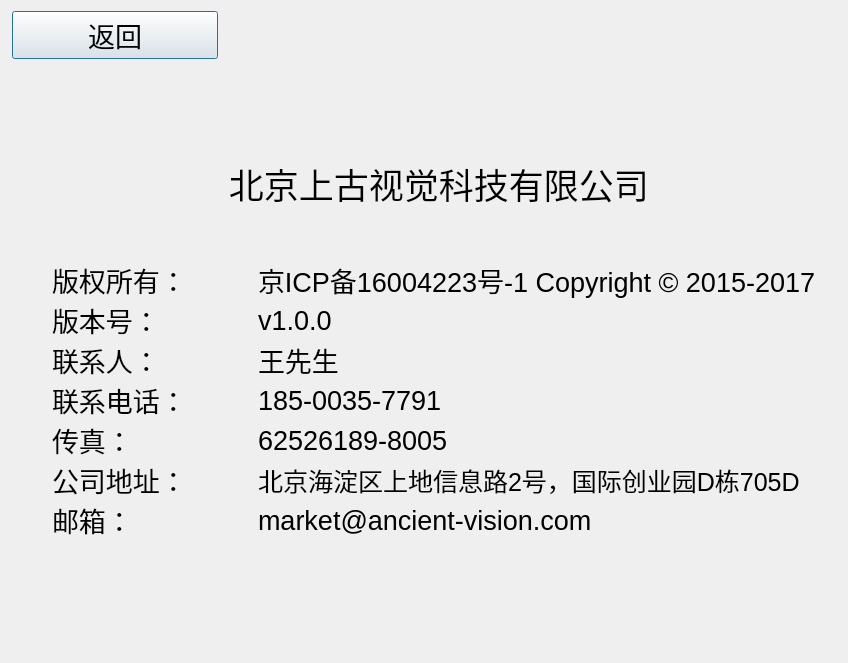
<?xml version="1.0" encoding="UTF-8"?>
<ui version="4.0">
 <class>DialogAbout</class>
 <widget class="QDialog" name="DialogAbout">
  <property name="geometry">
   <rect>
    <x>0</x>
    <y>0</y>
    <width>848</width>
    <height>663</height>
   </rect>
  </property>
  <property name="font">
   <font>
    <pointsize>20</pointsize>
   </font>
  </property>
  <property name="windowTitle">
   <string>关于</string>
  </property>
  <property name="styleSheet">
   <string notr="true">color:gb(0, 0, 0)</string>
  </property>
  <layout class="QGridLayout" name="gridLayout_3">
   <property name="leftMargin">
    <number>12</number>
   </property>
   <property name="rightMargin">
    <number>12</number>
   </property>
   <item row="0" column="0">
    <layout class="QGridLayout" name="gridLayout_2" columnstretch="1,3" rowminimumheight="0" columnminimumwidth="200,0">
     <item row="0" column="0">
      <widget class="QPushButton" name="toolBtnGoBack">
       <property name="sizePolicy">
        <sizepolicy hsizetype="Preferred" vsizetype="Preferred">
         <horstretch>0</horstretch>
         <verstretch>0</verstretch>
        </sizepolicy>
       </property>
       <property name="font">
        <font>
         <pointsize>20</pointsize>
        </font>
       </property>
       <property name="styleSheet">
        <string notr="true">color:gb(0, 0, 0)</string>
       </property>
       <property name="text">
        <string>返回</string>
       </property>
       <property name="icon">
        <iconset resource="tx2_iris.qrc">
         <normaloff>:/image/返回.png</normaloff>:/image/返回.png</iconset>
       </property>
       <property name="iconSize">
        <size>
         <width>40</width>
         <height>40</height>
        </size>
       </property>
      </widget>
     </item>
     <item row="0" column="1">
      <spacer name="horizontalSpacer">
       <property name="font">
        <font>
         <pointsize>21</pointsize>
        </font>
       </property>
       <property name="styleSheet">
        <string notr="true">color:rgb(0, 0, 0)</string>
       </property>
       <property name="orientation">
        <enum>Qt::Horizontal</enum>
       </property>
       <property name="sizeHint" stdset="0">
        <size>
         <width>448</width>
         <height>20</height>
        </size>
       </property>
      </spacer>
     </item>
    </layout>
   </item>
   <item row="2" column="0">
    <layout class="QFormLayout" name="formLayout">
     <property name="fieldGrowthPolicy">
      <enum>QFormLayout::AllNonFixedFieldsGrow</enum>
     </property>
     <property name="horizontalSpacing">
      <number>6</number>
     </property>
     <property name="verticalSpacing">
      <number>50</number>
     </property>
     <property name="leftMargin">
      <number>40</number>
     </property>
     <property name="topMargin">
      <number>40</number>
     </property>
     <property name="rightMargin">
      <number>20</number>
     </property>
     <property name="bottomMargin">
      <number>60</number>
     </property>
     <item row="2" column="0" colspan="2">
      <layout class="QGridLayout" name="gridLayout">
       <item row="6" column="0">
        <widget class="QLabel" name="label_6">
         <property name="font">
          <font>
           <pointsize>20</pointsize>
          </font>
         </property>
         <property name="styleSheet">
          <string notr="true">color:rgb(0, 0, 0)</string>
         </property>
         <property name="text">
          <string>邮箱：</string>
         </property>
        </widget>
       </item>
       <item row="2" column="0">
        <widget class="QLabel" name="label_5">
         <property name="font">
          <font>
           <pointsize>20</pointsize>
          </font>
         </property>
         <property name="styleSheet">
          <string notr="true">color:rgb(0, 0, 0)</string>
         </property>
         <property name="text">
          <string>联系人：</string>
         </property>
        </widget>
       </item>
       <item row="5" column="1">
        <widget class="QLabel" name="label_12">
         <property name="font">
          <font>
           <pointsize>19</pointsize>
          </font>
         </property>
         <property name="styleSheet">
          <string notr="true">color:rgb(0, 0, 0)</string>
         </property>
         <property name="text">
          <string>北京海淀区上地信息路2号，国际创业园D栋705D</string>
         </property>
        </widget>
       </item>
       <item row="1" column="1">
        <widget class="QLabel" name="label_15">
         <property name="font">
          <font>
           <pointsize>20</pointsize>
          </font>
         </property>
         <property name="styleSheet">
          <string notr="true">color:rgb(0, 0, 0)</string>
         </property>
         <property name="text">
          <string>v1.0.0</string>
         </property>
        </widget>
       </item>
       <item row="5" column="0">
        <widget class="QLabel" name="label_4">
         <property name="font">
          <font>
           <pointsize>20</pointsize>
          </font>
         </property>
         <property name="styleSheet">
          <string notr="true">color:rgb(0, 0, 0)</string>
         </property>
         <property name="text">
          <string>公司地址：</string>
         </property>
        </widget>
       </item>
       <item row="6" column="1">
        <widget class="QLabel" name="label_13">
         <property name="font">
          <font>
           <pointsize>20</pointsize>
          </font>
         </property>
         <property name="styleSheet">
          <string notr="true">color:rgb(0, 0, 0)</string>
         </property>
         <property name="text">
          <string>market@ancient-vision.com</string>
         </property>
        </widget>
       </item>
       <item row="2" column="1">
        <widget class="QLabel" name="label_9">
         <property name="font">
          <font>
           <pointsize>20</pointsize>
          </font>
         </property>
         <property name="styleSheet">
          <string notr="true">color:rgb(0, 0, 0)</string>
         </property>
         <property name="text">
          <string>王先生</string>
         </property>
        </widget>
       </item>
       <item row="3" column="0">
        <widget class="QLabel" name="label_2">
         <property name="font">
          <font>
           <pointsize>20</pointsize>
          </font>
         </property>
         <property name="styleSheet">
          <string notr="true">color:rgb(0, 0, 0)</string>
         </property>
         <property name="text">
          <string>联系电话：</string>
         </property>
        </widget>
       </item>
       <item row="4" column="1">
        <widget class="QLabel" name="label_11">
         <property name="font">
          <font>
           <pointsize>20</pointsize>
          </font>
         </property>
         <property name="styleSheet">
          <string notr="true">color:rgb(0, 0, 0)</string>
         </property>
         <property name="text">
          <string>62526189-8005</string>
         </property>
        </widget>
       </item>
       <item row="4" column="0">
        <widget class="QLabel" name="label_3">
         <property name="font">
          <font>
           <pointsize>20</pointsize>
          </font>
         </property>
         <property name="styleSheet">
          <string notr="true">color:rgb(0, 0, 0)</string>
         </property>
         <property name="text">
          <string>传真：</string>
         </property>
        </widget>
       </item>
       <item row="3" column="1">
        <widget class="QLabel" name="label_10">
         <property name="font">
          <font>
           <pointsize>20</pointsize>
          </font>
         </property>
         <property name="styleSheet">
          <string notr="true">color:rgb(0, 0, 0)</string>
         </property>
         <property name="text">
          <string>185-0035-7791</string>
         </property>
        </widget>
       </item>
       <item row="0" column="0">
        <widget class="QLabel" name="label_7">
         <property name="font">
          <font>
           <pointsize>20</pointsize>
          </font>
         </property>
         <property name="styleSheet">
          <string notr="true">color:rgb(0, 0, 0)</string>
         </property>
         <property name="text">
          <string>版权所有：</string>
         </property>
        </widget>
       </item>
       <item row="1" column="0">
        <widget class="QLabel" name="label_8">
         <property name="font">
          <font>
           <pointsize>20</pointsize>
          </font>
         </property>
         <property name="styleSheet">
          <string notr="true">color:rgb(0, 0, 0)</string>
         </property>
         <property name="text">
          <string>版本号：</string>
         </property>
        </widget>
       </item>
       <item row="0" column="1">
        <widget class="QLabel" name="label_14">
         <property name="font">
          <font>
           <pointsize>20</pointsize>
          </font>
         </property>
         <property name="styleSheet">
          <string notr="true">color:rgb(0, 0, 0)</string>
         </property>
         <property name="text">
          <string>京ICP备16004223号-1 Copyright © 2015-2017</string>
         </property>
        </widget>
       </item>
      </layout>
     </item>
     <item row="1" column="0" colspan="2">
      <widget class="QLabel" name="label">
       <property name="font">
        <font>
         <pointsize>26</pointsize>
        </font>
       </property>
       <property name="styleSheet">
        <string notr="true">color:rgb(0, 0, 0)</string>
       </property>
       <property name="text">
        <string> 北京上古视觉科技有限公司</string>
       </property>
       <property name="alignment">
        <set>Qt::AlignCenter</set>
       </property>
      </widget>
     </item>
    </layout>
   </item>
   <item row="1" column="0">
    <spacer name="verticalSpacer">
     <property name="orientation">
      <enum>Qt::Vertical</enum>
     </property>
     <property name="sizeHint" stdset="0">
      <size>
       <width>20</width>
       <height>40</height>
      </size>
     </property>
    </spacer>
   </item>
   <item row="3" column="0">
    <spacer name="verticalSpacer_2">
     <property name="orientation">
      <enum>Qt::Vertical</enum>
     </property>
     <property name="sizeHint" stdset="0">
      <size>
       <width>20</width>
       <height>40</height>
      </size>
     </property>
    </spacer>
   </item>
  </layout>
 </widget>
 <resources>
  <include location="tx2_iris.qrc"/>
 </resources>
 <connections>
  <connection>
   <sender>DialogAbout</sender>
   <signal>lostFocus()</signal>
   <receiver>DialogAbout</receiver>
   <slot>reject()</slot>
   <hints>
    <hint type="sourcelabel">
     <x>203</x>
     <y>145</y>
    </hint>
    <hint type="destinationlabel">
     <x>200</x>
     <y>220</y>
    </hint>
   </hints>
  </connection>
 </connections>
</ui>
